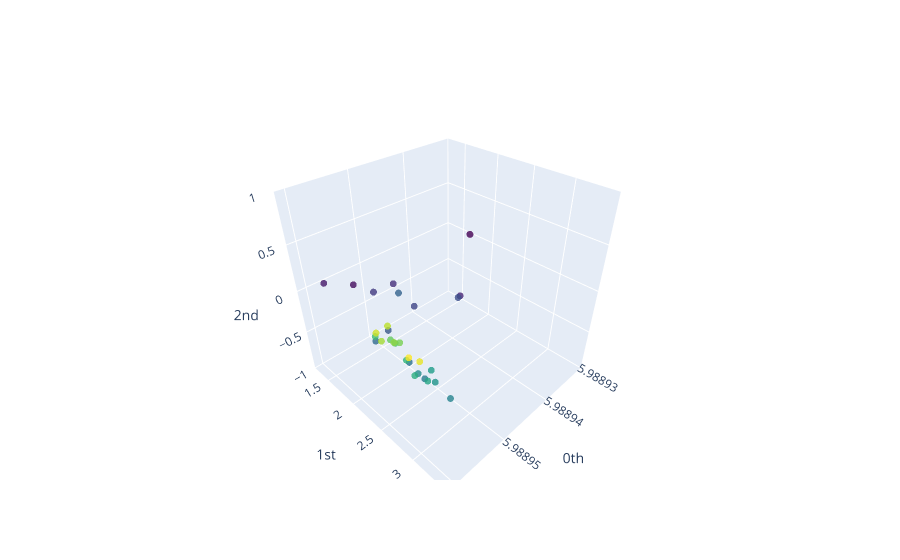

Notebook code cell kept with this figure:
### Code cell
plot_point_cloud(entropy_values)

### Figure 1 — Plotly figure (JSON) as saved in the notebook; plotly's stock layout.template omitted (floating-point values rounded to 4 significant figures)
{"data": [{"marker": {"color": [0, 1, 2, 3, 4, 5, 6, 7, 8, 9, 10, 11, 12, 13, 14, 15, 16, 17, 18, 19, 20, 21, 22, 23, 24, 25, 26, 27, 28, 29], "colorscale": [[0, "#440154"], [0.1111, "#482878"], [0.2222, "#3e4989"], [0.3333, "#31688e"], [0.4444, "#26828e"], [0.5556, "#1f9e89"], [0.6667, "#35b779"], [0.7778, "#6ece58"], [0.8889, "#b5de2b"], [1, "#fde725"]], "opacity": 0.8, "size": 4}, "mode": "markers", "type": "scatter3d", "x": [5.989, 5.989, 5.989, 5.989, 5.989, 5.989, 5.989, 5.989, 5.989, 5.989, 5.989, 5.989, 5.989, 5.989, 5.989, 5.989, 5.989, 5.989, 5.989, 5.989, 5.989, 5.989, 5.989, 5.989, 5.989, 5.989, 5.989, 5.989, 5.989, 5.989], "y": [1.644, 1.529, 1.277, 2.492, 1.821, 1.793, 2.286, 2.498, 2.397, 1.995, 2.435, 2.865, 3.105, 3.409, 3.021, 3.195, 3.071, 3.142, 3.018, 2.827, 2.379, 2.585, 2.518, 2.608, 2.57, 2.474, 2.341, 2.346, 2.922, 2.817], "z": [0, 0, 0, 0, 0, 0, 0, 0, 0, 0, 0, 0, 0, 0, 0, 0, 0, 0, 0, 0, 0, 0, 0, 0, 0, 0, 0, 0, 0, 0]}], "layout": {"scene": {"xaxis": {"exponentformat": "e", "showexponent": "all", "title": {"text": "0th"}, "type": "linear"}, "yaxis": {"exponentformat": "e", "showexponent": "all", "title": {"text": "1st"}, "type": "linear"}, "zaxis": {"exponentformat": "e", "showexponent": "all", "title": {"text": "2nd"}, "type": "linear"}}}}
